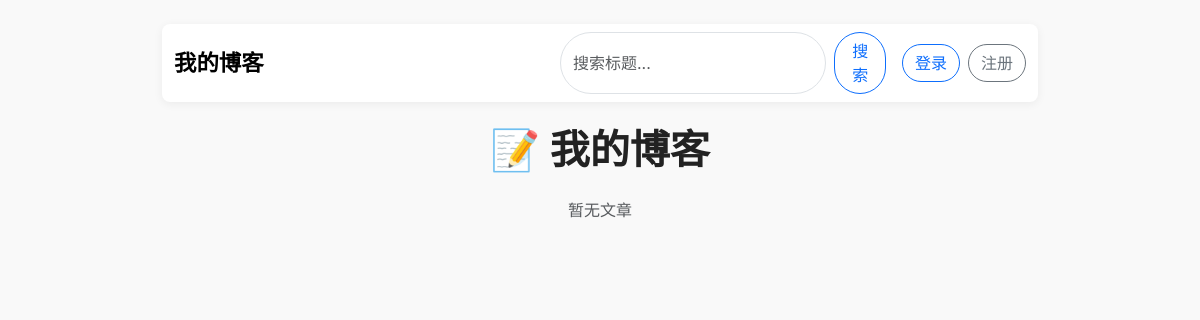
Before: / with the older database file.
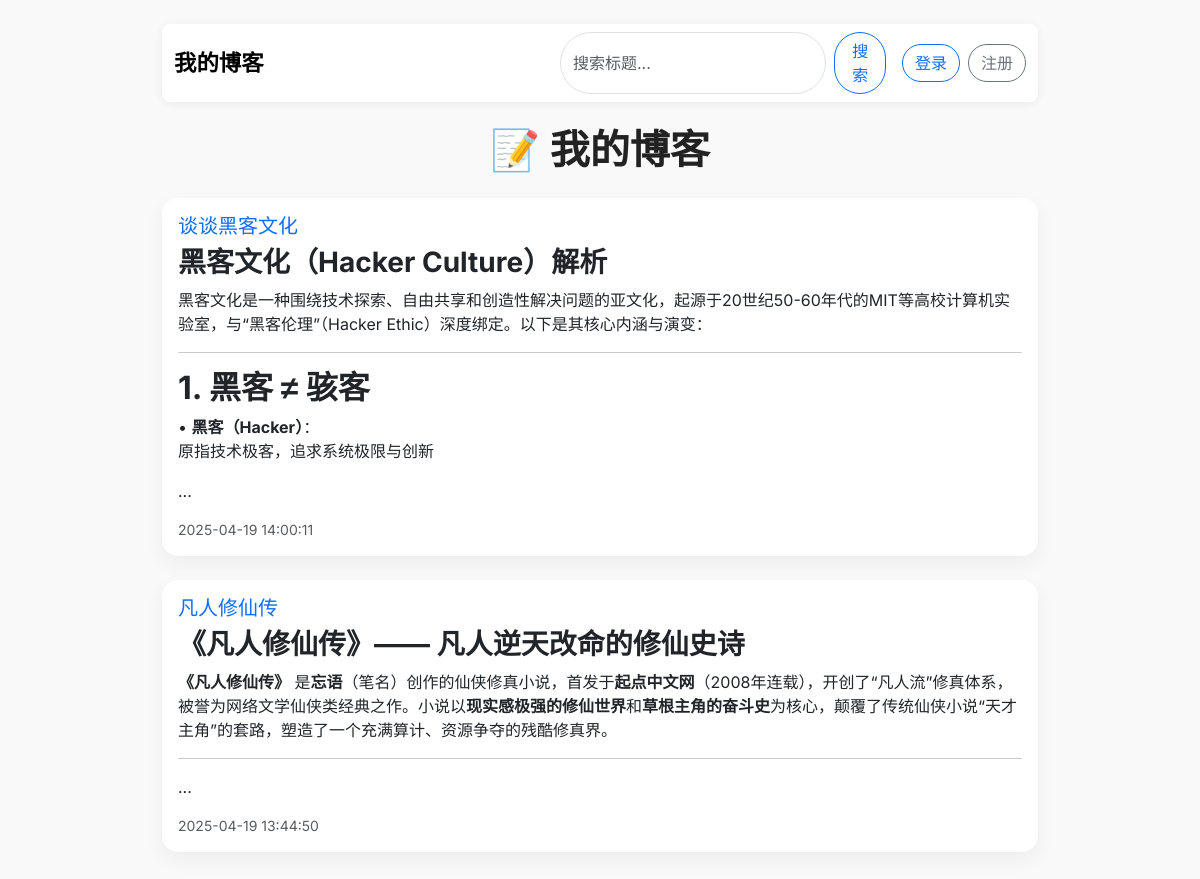
After: the same page with the newer database file.
### models.py (models this page shows)
class Post(db.Model):
    id = db.Column(db.Integer, primary_key=True)
    title = db.Column(db.String(100), nullable=False)
    content = db.Column(db.Text, nullable=False)
    created_at = db.Column(db.DateTime, default=datetime.utcnow)
    user_id = db.Column(db.Integer, db.ForeignKey('user.id'))

### app.py (the view)
@app.route('/')
def index():
    posts = Post.query.order_by(Post.created_at.desc()).all()
    return render_template('index.html', posts=posts)

### app.py (called while the page is built)
@app.template_filter('markdown')
def markdown_filter(text):
    return Markup(markdown.markdown(text, extensions=['extra']))

### templates/index.html (shortened to what this page needs)
<!DOCTYPE html>
<html lang="zh">
<head>
    <link href="https://cdn.jsdelivr.net/npm/bootstrap@5.3.0/dist/css/bootstrap.min.css" rel="stylesheet">
</head>
<body class="container py-4">
    <nav class="navbar navbar-expand-lg navbar-light mb-4 rounded-3">
        <div class="container-fluid">
            <a class="navbar-brand" href="{{ url_for('index') }}">我的博客</a>
            <div class="d-flex align-items-center ms-auto">
                <form class="d-flex me-3" method="get" action="{{ url_for('search') }}">
                    <input class="form-control me-2" type="search" name="q" placeholder="搜索标题..." aria-label="搜索">
                    <button class="btn btn-outline-primary" type="submit">搜索</button>
                </form>
                {% if current_user.is_authenticated %}
                <span class="me-3">你好，{{ current_user.username }}</span>
                <a href="{{ url_for('create') }}" class="btn btn-outline-success me-2">写文章</a>
                <a href="{{ url_for('logout') }}" class="btn btn-outline-danger">退出</a>
                {% else %}
                <a href="{{ url_for('login') }}" class="btn btn-outline-primary me-2">登录</a>
                <a href="{{ url_for('register') }}" class="btn btn-outline-secondary">注册</a>
                {% endif %}
            </div>
        </div>
    </nav>
    <h1 class="mb-4 text-center">📝 我的博客</h1>
    {% for post in posts %}
    <div class="card mb-4 rounded-4 bg-white">
        <div class="card-body">
            <h5 class="card-title mb-2">
                <a href="{{ url_for('post_detail', post_id=post.id) }}">{{ post.title }}</a>
            </h5>
            <div class="card-text">
                {{ post.content[:200] | markdown | safe }}...
            </div>
            <p class="text-muted small mt-3 mb-0">{{ post.created_at.strftime('%Y-%m-%d %H:%M:%S') }}</p>
        </div>
    </div>
    {% else %}
    <p class="text-center text-muted">暂无文章</p>
    {% endfor %}
</body>
</html>

### templates/index.html (style rules this page uses)
body { font-family: 'Inter', sans-serif; background-color: #f9f9f9; color: #333; }
.container { max-width: 900px; }
.navbar { background-color: #ffffff !important; box-shadow: 0 2px 10px rgba(0, 0, 0, 0.06); }
.navbar-brand { font-weight: 700; font-size: 1.4rem; }
h1 { font-weight: 700; color: #222; }
.card { border: none; box-shadow: 0 8px 20px rgba(0, 0, 0, 0.05); transition: transform 0.2s ease, box-shadow 0.2s ease; }
.card-title a { text-decoration: none; color: #0d6efd; }
.btn-outline-primary, .btn-outline-success, .btn-outline-danger, .btn-outline-secondary { border-radius: 999px; }
.form-control { border-radius: 999px; }

Changed rows visible on the page:
added Post: title "谈谈黑客文化", content "黑客文化（Hacker Culture）解析 黑客文化是一种围绕技术探索、自由共享和创造性解决问题的亚文化，起源于20世纪50-60年代的MIT等高校计算机实验室，与“黑客伦理”（Hacker Ethic）深度绑定。以下是其核心内涵与演变： 1. 黑客 ≠ 骇客 • 黑客（Hacker） ： 原指技术极客，追求系统极限与创新", created_at "2025-04-19 14:00:11"
added Post: title "凡人修仙传", content "《凡人修仙传》—— 凡人逆天改命的修仙史诗 《凡人修仙传》 是 忘语 （笔名）创作的仙侠修真小说，首发于 起点中文网 （2008年连载），开创了“凡人流”修真体系，被誉为网络文学仙侠类经典之作。小说以 现实感极强的修仙世界 和 草根主角的奋斗史 为核心，颠覆了传统仙侠小说“天才主角”的套路，塑造了一个充满算计、资源争夺的残酷修真界。", created_at "2025-04-19 13:44:50"
Other visible differences:
text no longer shown: "暂无文章"
